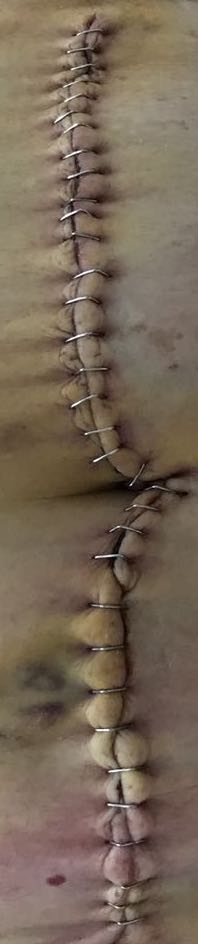
#> input picture staplesremoval/images/image_infection.png, 198 x 944 px
$ python -i staples_detector.py   (imports and definitions only)
#> lines starting #> are read from the running program, lines starting #| are printed output that depends on the picture; after the words box and inside, x2 and y2 are one past the last pixel; in counts of white or black regions, pixels touching at a corner belong together
import skimage
from skimage.color import rgb2hsv
from skimage import morphology
import numpy
import scipy


def generate_mask(image):
    hsv_image = convert_image_to_HSV(image)
    V = get_V_channel(hsv_image)

    GY = calculate_sobel_vertical_gradient(V)
    BY = binarize_image(GY, 60 / 255)

    se = numpy.array([[1, 1, 1], [1, 1, 1], [1, 1, 1]])
    C = morphological_closing(BY, se)

    holes = fill_small_holes(C)
    filtered = remove_small_objects(holes, 50)

    dilated_mask = dilate_mask(dilate_mask(filtered, se), se)
    colormask = get_drawn_mask(image, dilated_mask)

    return colormask, dilated_mask


def convert_image_to_HSV(image):
    return (rgb2hsv(image))


def get_V_channel(hsvImage):
    return (hsvImage[:, :, 2])
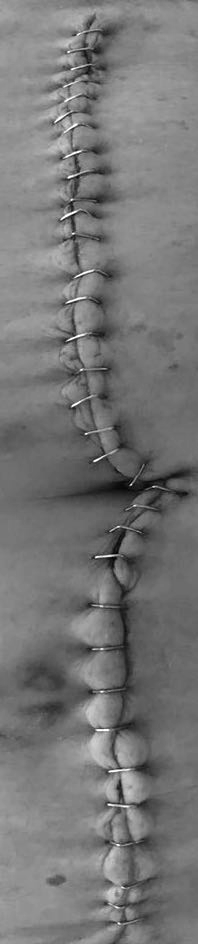
#> returned value: shape (944, 198) float64; min 0.0118, max 1, mean 0.466


def calculate_sobel_vertical_gradient(image):
    ky = numpy.array([[1, 2, 1],
                      [0, 0, 0],
                      [-1, -2, -1]])
    return (scipy.ndimage.convolve(image, ky))
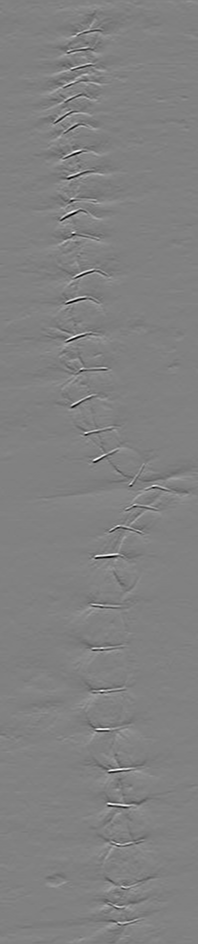
#> returned value: shape (944, 198) float64; min -3.36, max 3.26, mean -3.11e-05; drawn with min black and max white


def binarize_image(image, threshold):
#> called with threshold = 0.235
    binary = image.copy()
    binary[binary > threshold] = 1
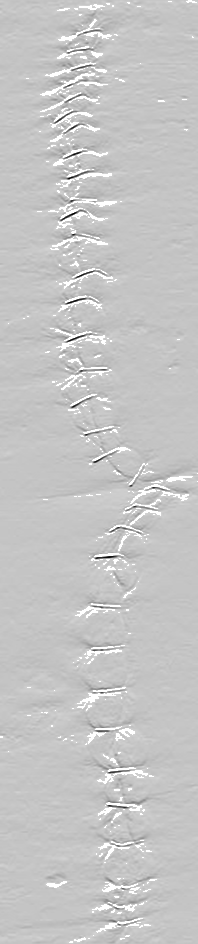
#> binary: shape (944, 198) float64; 4.05% of pixels changed, all inside (x1, y1, x2, y2) = (0, 0, 198, 943); drawn with min black and max white
    binary[binary <= threshold] = 0
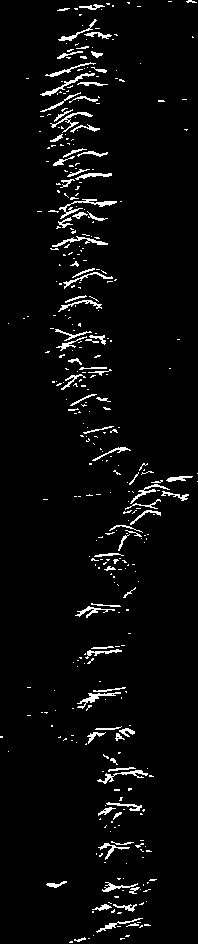
#> binary: shape (944, 198) float64; values 0 (black) and 1 (white), 4% white in thin lines or dots

    return binary


def morphological_closing(image, structuring_element):
    return (skimage.morphology.binary_closing(image,
                                              structuring_element))
#> returned value: shape (944, 198) bool; 5.1% white; 236 white regions (188 under 20 px), largest, box (x1, y1, x2, y2) and area: (91, 480, 189, 561) 902, (56, 193, 117, 229) 601, (50, 108, 100, 142) 506


def fill_small_holes(image):
    return (scipy.ndimage.morphology.binary_fill_holes(image))
#> returned value: shape (944, 198) bool; 5.3% white; 236 white regions (188 under 20 px), largest, box (x1, y1, x2, y2) and area: (91, 480, 189, 561) 934, (56, 193, 117, 229) 617, (50, 108, 100, 142) 506


def remove_small_objects(image, area):
#> called with area = 50
    return (skimage.morphology.remove_small_objects(image, area))
#> returned value: shape (944, 198) bool; 4.5% white; 31 white regions, largest, box (x1, y1, x2, y2) and area: (91, 480, 189, 561) 921, (56, 193, 117, 229) 610, (50, 108, 100, 142) 506


def dilate_mask(mask, structuring_element):
    return (skimage.morphology.binary_dilation(mask,
                                               structuring_element))
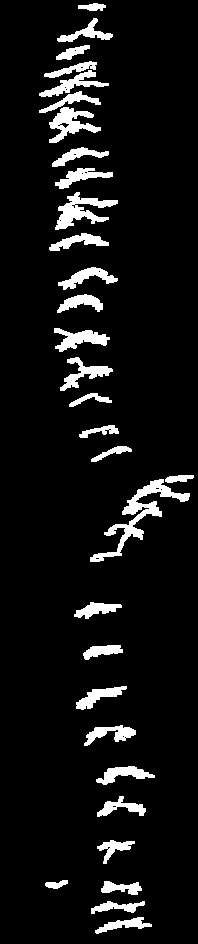
#> returned value: shape (944, 198) bool; 7.6% white; 31 white regions, largest, box (x1, y1, x2, y2) and area: (90, 479, 190, 562) 1597, (55, 192, 118, 230) 978, (49, 107, 101, 143) 824
#> in dilate_mask (call 2), `return (skimage.morphology.binary_dilation(mask, structuring_element))`:
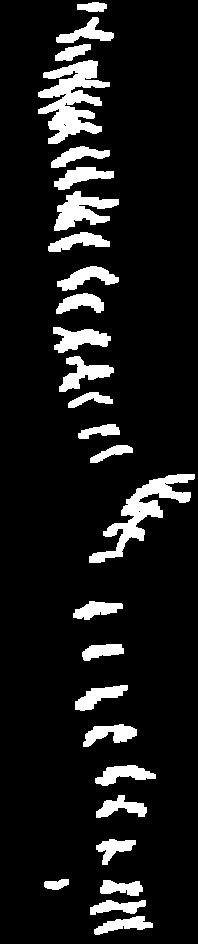
#> returned value: shape (944, 198) bool; 10.7% white; 27 white regions, largest, box (x1, y1, x2, y2) and area: (38, 60, 110, 144) 3018, (89, 474, 195, 563) 2478, (54, 191, 119, 231) 1325

def get_drawn_mask(image,mask):

    colormask = image.copy()
    for i in range(mask.shape[0]):
        for j in range(mask.shape[1]):
            if mask[i, j]:
                colormask[i, j, 0] = 70/255
                colormask[i, j, 1] = 253/255
                colormask[i, j, 2] = 52/255
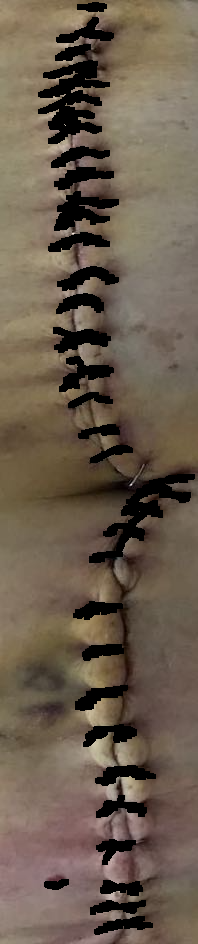
#> colormask: shape (944, 198, 3); mean R, G, B 107.1, 93, 78

    return colormask

>>> import cv2
>>> picture = cv2.cvtColor(cv2.imread('images/image_infection.png'), cv2.COLOR_BGR2RGB)
>>> result = generate_mask(picture)

$ run again, on staplesremoval/images/image_noinfection.png
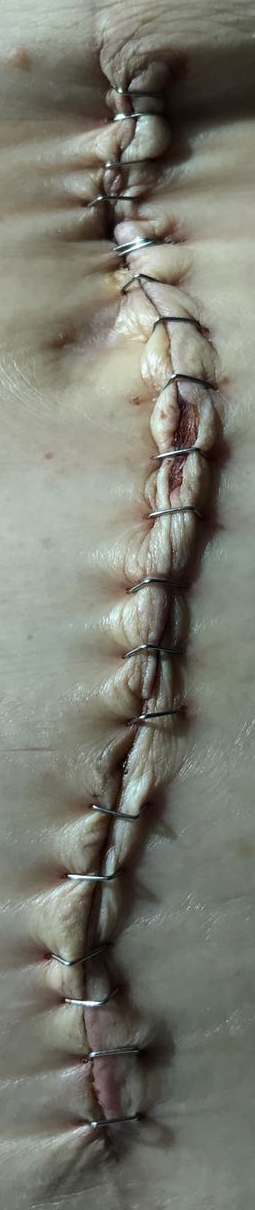
#> input picture staplesremoval/images/image_noinfection.png, 255 x 1210 px
#> in binarize_image, `binary[binary <= threshold] = 0`:
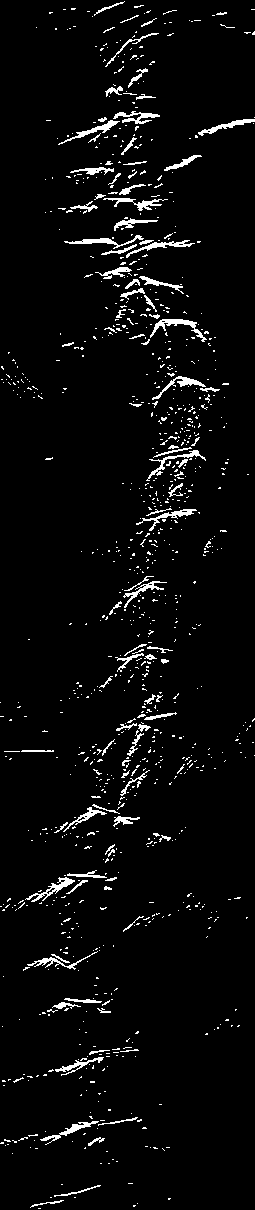
#> binary: shape (1210, 255) float64; values 0 (black) and 1 (white), 4% white in thin lines or dots
#> after the loop in get_drawn_mask, `for i in range(mask.shape[0]):`:
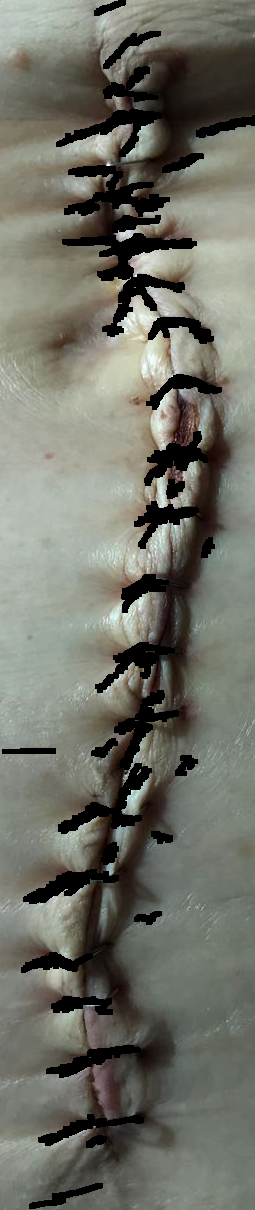
#> colormask: shape (1210, 255, 3); mean R, G, B 112, 112.8, 103.1
